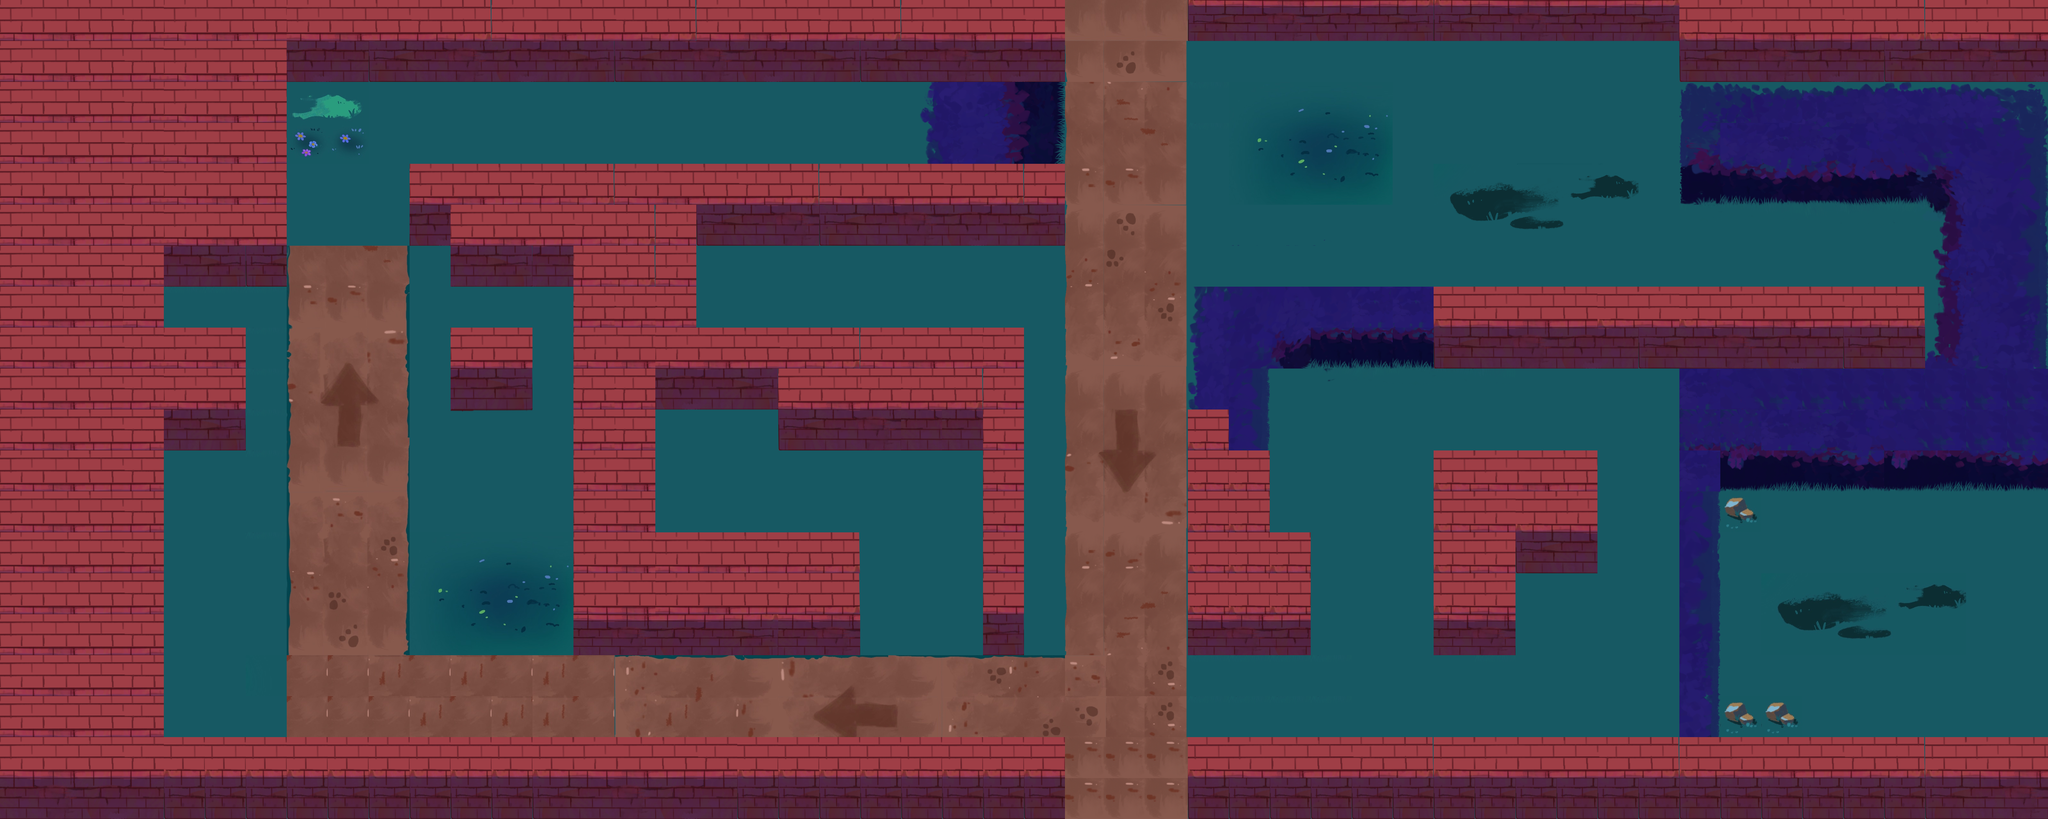

Tiled map render using the project's own tile images. Description and the map definition, with tile-layer contents summarised, below:
An orthogonal 50x20 tile map with 128x128 px tiles, 1 tile layer (ground), 1 hidden layer not drawn, 9 tilesets and 42 objects (3x Guard, 2x Key, 2x Camera, 2x Text, Exit, ...).

<map version="1.10" tiledversion="1.11.2" orientation="orthogonal" renderorder="right-down" width="50" height="20" tilewidth="128" tileheight="128" infinite="0" nextlayerid="9" nextobjectid="165">
 <tileset firstgid="1" source="../tilesets/path-1.tsx" />
 <tileset firstgid="211" source="../tilesets/path-2.tsx" />
 <tileset firstgid="421" source="../tilesets/walls-1.tsx" />
 <tileset firstgid="631" source="../tilesets/walls-2.tsx" />
 <tileset firstgid="841" source="../tilesets/path-3.tsx" />
 <tileset firstgid="1097" source="../tilesets/fence.tsx" />
 <tileset firstgid="1127" source="../tilesets/trees.tsx" />
 <tileset firstgid="1340" source="../tilesets/decorations-2.tsx" />
 <tileset firstgid="1460" source="../tilesets/decorations.tsx" />
 <layer id="1" name="ground" width="50" height="20">
  <data>[1000 cells, 1000 non-empty, 247 distinct tile ids]</data>
 </layer>
 <layer id="8" name="decorations" width="50" height="20" visible="0" locked="1">
  <data>[1000 cells, 132 non-empty, 95 distinct tile ids]</data>
 </layer>
 <objectgroup id="5" name="walls" visible="0">
  <object id="64" x="0" y="0" width="512" height="2560" />
  <object id="65" x="512" y="2304" width="5888" height="256" />
  <object id="68" x="1792" y="1280" width="256" height="768" />
  <object id="70" x="2176" y="1024" width="1024" height="256" />
  <object id="71" x="2432" y="1280" width="768" height="128" />
  <object id="72" x="2176" y="512" width="1152" height="256" />
  <object id="74" x="5248" y="256" width="1152" height="384" />
  <object id="76" x="6016" y="640" width="384" height="896" />
  <object id="77" x="3712" y="896" width="2304" height="256" />
  <object id="78" x="5248" y="1152" width="768" height="1152" />
  <object id="79" x="3712" y="1152" width="256" height="896" />
  <object id="80" x="3968" y="1664" width="128" height="384" />
  <object id="81" x="4480" y="1408" width="256" height="640" />
  <object id="82" x="4736" y="1408" width="256" height="384" />
  <object id="84" x="1920" y="1664" width="768" height="384" />
  <object id="85" x="3072" y="1280" width="128" height="768" />
  <object id="87" x="384" y="0" width="2944" height="256" />
  <object id="88" x="2816" y="256" width="512" height="256" />
  <object id="90" x="5248" y="0" width="1152" height="256" />
  <object id="133" x="3328" y="0" width="2048" height="128" />
  <object id="136" x="512" y="128" width="384" height="640" />
  <object id="137" x="1280" y="512" width="256" height="256" />
  <object id="138" x="5376" y="640" width="640" height="256" />
  <object id="139" x="4352" y="0" width="384" height="512" />
  <object id="159" x="1408" y="1024" width="256" height="256" />
  <object id="160" x="1536" y="512" width="640" height="256" />
  <object id="161" x="1408" y="768" width="256" height="128" />
  <object id="162" x="1792" y="768" width="384" height="512" />
 </objectgroup>
 <objectgroup id="4" name="objects">
  <object id="4" type="Exit" x="2208.24" y="428.121">
   <properties>
    <property name="category" value="10000" />
    <property name="creature" propertytype="ExitCreature" value="PANDA" />
    <property name="exclude" value="00000" />
    <property name="size" type="float" value="1.25" />
   </properties>
   <point />
  </object>
  <object id="7" type="Key" x="5128" y="1940">
   <properties>
    <property name="category" value="10000" />
    <property name="exclude" value="11101" />
    <property name="size" type="float" value="1" />
   </properties>
   <point />
  </object>
  <object id="8" type="Guard" x="4848" y="2234">
   <properties>
    <property name="angle" type="float" value="270" />
    <property name="category" value="00100" />
    <property name="exclude" value="00100" />
    <property name="force" type="float" value="1.5" />
    <property name="fov" type="float" value="60" />
    <property name="maxSpeed" type="float" value="10" />
    <property name="path" type="object" value="0" />
    <property name="radius" type="float" value="0.2" />
    <property name="spriteRadius" type="float" value="1" />
    <property name="viewDistance" type="float" value="5" />
   </properties>
   <point />
  </object>
  <object id="9" type="Camera" x="4146" y="1872">
   <properties>
    <property name="alarmDistance" type="float" value="5" />
    <property name="angle" type="float" value="0" />
    <property name="category" value="01000" />
    <property name="disabledTime" type="float" value="5" />
    <property name="exclude" value="00000" />
    <property name="fov" type="float" value="60" />
    <property name="radius" type="float" value="0.2" />
    <property name="spriteRadius" type="float" value="0.6" />
    <property name="viewDistance" type="float" value="5" />
   </properties>
   <point />
  </object>
  <object id="12" type="Key" x="2360" y="956">
   <properties>
    <property name="category" value="10000" />
    <property name="exclude" value="11101" />
    <property name="size" type="float" value="1" />
   </properties>
   <point />
  </object>
  <object id="13" type="Guard" x="3472" y="516">
   <properties>
    <property name="angle" type="float" value="270" />
    <property name="category" value="00100" />
    <property name="exclude" value="00100" />
    <property name="force" type="float" value="1.5" />
    <property name="fov" type="float" value="60" />
    <property name="maxSpeed" type="float" value="10" />
    <property name="path" type="object" value="14" />
    <property name="radius" type="float" value="0.2" />
    <property name="spriteRadius" type="float" value="1" />
    <property name="viewDistance" type="float" value="5" />
   </properties>
   <point />
  </object>
  <object id="14" x="3456" y="574.364">
   <polyline points="0,0 0,1093.64 128,1093.64 128,-364.545 1664,-364.545 1664,0 256,0" />
  </object>
  <object id="56" type="Guard" x="1072" y="1092">
   <properties>
    <property name="angle" type="float" value="270" />
    <property name="category" value="00100" />
    <property name="exclude" value="00100" />
    <property name="force" type="float" value="1.5" />
    <property name="fov" type="float" value="60" />
    <property name="maxSpeed" type="float" value="10" />
    <property name="path" type="object" value="61" />
    <property name="radius" type="float" value="0.2" />
    <property name="spriteRadius" type="float" value="1" />
    <property name="viewDistance" type="float" value="5" />
   </properties>
   <point />
  </object>
  <object id="61" x="706.061" y="1830.3">
   <polyline points="526.909,-1111.27 240.364,-1116.85" />
  </object>
  <object id="151" type="Camera" x="2744" y="1728">
   <properties>
    <property name="alarmDistance" type="float" value="5" />
    <property name="angle" type="float" value="300" />
    <property name="category" value="01000" />
    <property name="disabledTime" type="float" value="5" />
    <property name="exclude" value="00000" />
    <property name="fov" type="float" value="60" />
    <property name="radius" type="float" value="0.2" />
    <property name="spriteRadius" type="float" value="0.6" />
    <property name="viewDistance" type="float" value="5" />
   </properties>
   <point />
  </object>
  <object id="154" type="Text" x="2572" y="1560">
   <properties>
    <property name="text" value="${swapKey} to swap!" />
   </properties>
   <point />
  </object>
  <object id="155" type="Text" x="1669.7" y="2200">
   <properties>
    <property name="text" value="${followKey} to turn on follow mode" />
   </properties>
   <point />
  </object>
  </objectgroup>
</map>
<!-- 2 of 42 objects omitted -->
